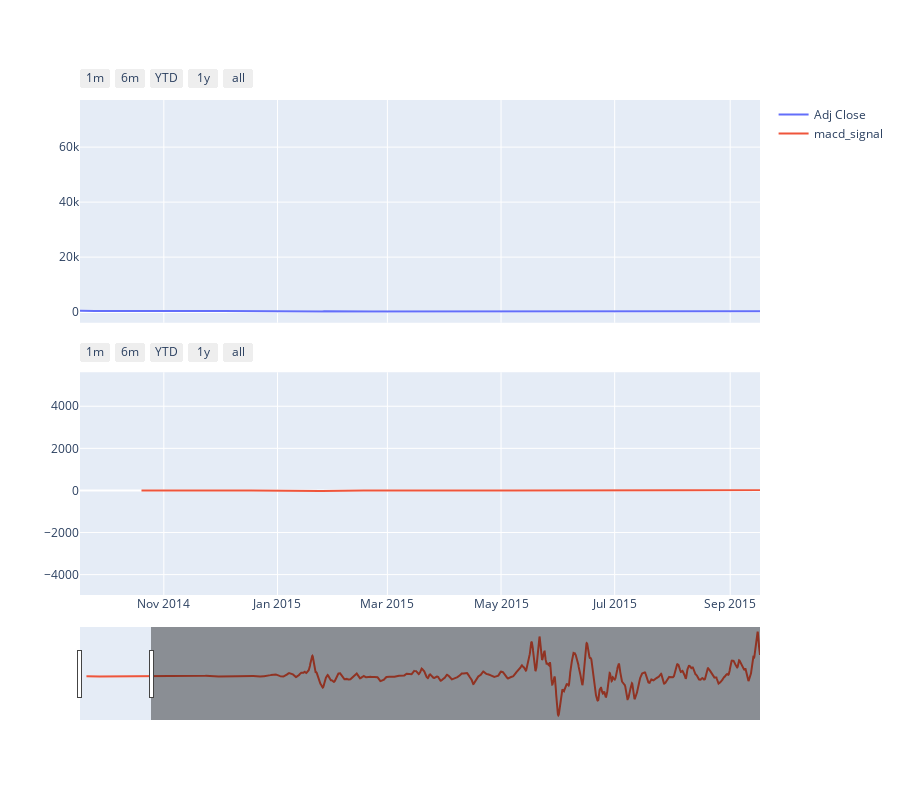

The notebook cell saved with this chart:
### Markdown cell above
Compare_Plot(data, X_axis, column1, column2)

### Code cell
Compare_Plot(Df = df,X_axis =  'Date', column1 = 'Adj Close',column2 = 'macd_signal')

### Figure 1 — Plotly figure (JSON) as saved in the notebook; plotly's stock layout.template omitted (floating-point values rounded to 4 significant figures; data arrays with more than 128 entries replaced by an {"elided": "..."} marker saying what was removed)
{"data": [{"mode": "lines", "name": "Adj Close", "type": "scatter", "x": {"elided": "3480 str values"}, "xaxis": "x", "y": {"elided": "3480 float values"}, "yaxis": "y"}, {"mode": "lines", "name": "macd_signal", "type": "scatter", "x": {"elided": "3480 str values"}, "xaxis": "x2", "y": {"elided": "3480 float values"}, "yaxis": "y2"}], "layout": {"height": 800, "xaxis": {"anchor": "y", "domain": [0, 1], "matches": "x2", "rangeselector": {"buttons": [{"count": 1, "label": "1m", "step": "month", "stepmode": "backward"}, {"count": 6, "label": "6m", "step": "month", "stepmode": "backward"}, {"count": 1, "label": "YTD", "step": "year", "stepmode": "todate"}, {"count": 1, "label": "1y", "step": "year", "stepmode": "backward"}, {"step": "all"}]}, "showticklabels": false}, "xaxis2": {"anchor": "y2", "domain": [0, 1], "range": ["2014-09-17T00:00:00", "2015-09-17T00:00:00"], "rangeselector": {"buttons": [{"count": 1, "label": "1m", "step": "month", "stepmode": "backward"}, {"count": 6, "label": "6m", "step": "month", "stepmode": "backward"}, {"count": 1, "label": "YTD", "step": "year", "stepmode": "todate"}, {"count": 1, "label": "1y", "step": "year", "stepmode": "backward"}, {"step": "all"}]}, "rangeslider": {"visible": true}, "type": "date"}, "yaxis": {"anchor": "x", "domain": [0.55, 1]}, "yaxis2": {"anchor": "x2", "domain": [0, 0.45]}}}
